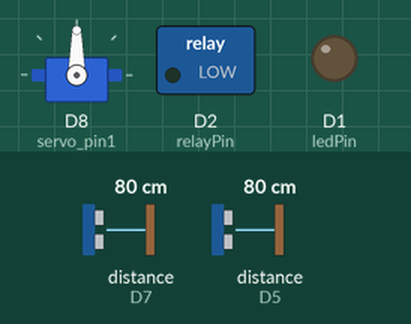
Bench run of a sketch on a simulated ESP8266 (NodeMCU). On the bench: servo, switched loads named in the sketch (green lamp = pin HIGH), output pins drawn as LEDs (lit = HIGH). Wiring (inferred from the names in the program): ultrasonic range finder: trigger D4; echo D5. The inputs (shaded band) are chosen by the test bench; at power-on: distance to the obstacle (sensors on D7, D5) 80 cm. The echo pulse lasts 58.3 µs per cm; WiFi joins after 1.5 s; servers stay silent unless stated; pins used as bus, display or sensor lines are not drawn; what the sketch prints to the serial monitor is not drawn.

Above: at 2.7 s.
2.8 s: distance to the obstacle (sensor on D7) set to 19 cm
13.0 s: distance to the obstacle (sensor on D7) set to 15 cm
At 25.2 s:
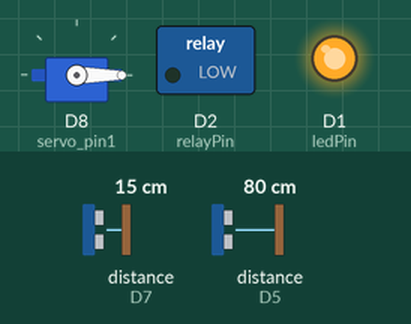
26.2 s: distance to the obstacle (sensor on D7) set to 13 cm
39.1 s: distance to the obstacle (sensor on D7) set to 10 cm
At 51.8 s:
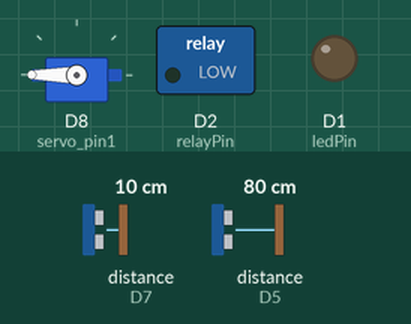
52.6 s: distance to the obstacle (sensor on D7) set to 18 cm
At 65.5 s:
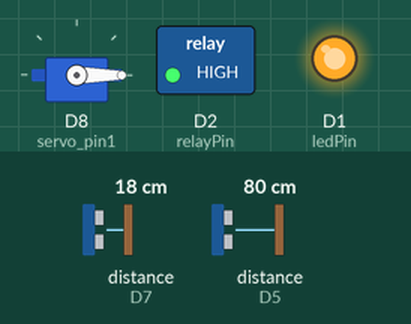
65.8 s: distance to the obstacle (sensor on D7) set to 2 cm
At 78.4 s:
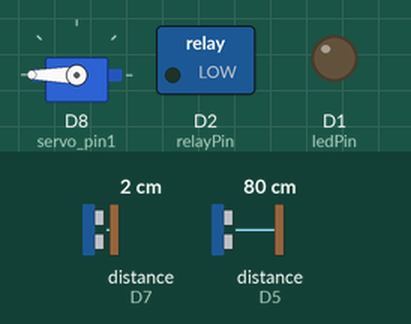
Timing chart, 0 to 79.9 s (numbered marks = the images above; inputs shaded):
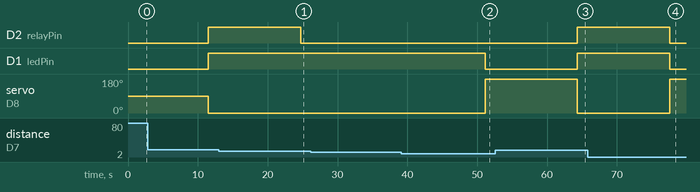

The sketch:

finalcode.ino
```cpp
#include <Servo.h>
#include <ESP8266WiFi.h>
#include <WiFiClient.h>
#include <ThingSpeak.h>


// ThingSpeak variables
String apiKey = "ZKXYM7NIKA9U1UUB";
const char* ssid = "";
const char* pass = "";
const char* server = "api.thingspeak.com";


// Servo variables
const int relayPin =D2; // the digital pin connected to the relay module
const int ledPin = D1; // the digital pin connected to the LED
const int servo_pin1 =D8;

Servo servo;                // Create a servo object


// Ultrasonic sensor variables
const int trigPin1 = D4;
const int echoPin1 = D5;
const int trigPin2 = D6;
const int echoPin2 = D7;
long duration, distance, st1, st2, cntr = 0,pos=0;
WiFiClient client;

void setup() {
  // Servo setup

  pinMode(ledPin, OUTPUT); // set the LED pin as an output
  Serial.begin(9600); // Starts the serial communication
  pinMode(relayPin, OUTPUT); // set the relay pin as an output
  servo.attach(servo_pin1); // Set up the servo
  pinMode(trigPin1, OUTPUT);
  pinMode(echoPin1, INPUT);
  pinMode(trigPin2, OUTPUT);
  pinMode(echoPin2, INPUT);

  // ThingSpeak setup
  Serial.println("Connecting to ");
  Serial.println(ssid);
  WiFi.begin(ssid, pass);
  while (WiFi.status() != WL_CONNECTED) {
    delay(500);
    Serial.print(".");
  }
  Serial.println("");
  Serial.println("WiFi connected");
  Serial.println(".................");
}

void loop() {
  // Ultrasonic sensor readings
  SonarSensor(trigPin1, echoPin1);
  st1 = distance;
  SonarSensor(trigPin2, echoPin2);
  st2 = distance;

    // pump control based on sensor readings
  if (st2 >= 5 && st2 <= 10) {
   digitalWrite(relayPin, LOW); // turn the relay ON

  }
    else if ( st2 > 10) {
    digitalWrite(ledPin, LOW); // turn the LED ON
    servo.write(180); // set the servo position to 180 degrees
    digitalWrite(relayPin, LOW);// turn the relay ON

     }
     else{
      digitalWrite(ledPin, HIGH); // turn the LED OFF
      digitalWrite(relayPin, HIGH); // turn the relay OFF
      servo.write(0); // set the servo position to 0 degrees
      }


  cntr++;
  delay(1000);

  // Send data to ThingSpeak every 10 readings
  if (cntr >= 1) {
    if (client.connect(server, 80)) { //  api.thingspeak.com
      String postStr = apiKey;
      postStr += "&field1=";
      postStr += String(st1);
      postStr += "\r\n\r\n";
      postStr += "&field2=";
      postStr += String(st2);
      postStr += "\r\n\r\n";
      postStr +="&field3=";
      postStr += String(st1);
      postStr += "\r\n\r\n";
      client.print("POST /update HTTP/1.1\n");
      client.print("Host: api.thingspeak.com\n");
      client.print("Connection: close\n");
      client.print("X-THINGSPEAKAPIKEY: " + apiKey + "\n");
      client.print("Content-Type: application/x-www-form-urlencoded\n");
      client.print("Content-Length: ");
      client.print(postStr.length());
      client.print("\n\n");
      client.print(postStr);
    }
    client.stop();
    delay(1000);
  }

  // Print sensor readings to serial monitor
  Serial.print(" street1 =  ");
  Serial.print(st1);
  Serial.println("cm");
  Serial.print(" street2 =  ");
  Serial.print(st2);
  Serial.println("cm");
  Serial.println(".................");

  // Wait for a short period of time before reading the sensor again
  delay(1000);

}

// Function to read ultrasonic sensor
void SonarSensor(int trigPin, int echoPin) {
  digitalWrite(trigPin, LOW);
  delayMicroseconds(2);
  digitalWrite(trigPin, HIGH);
  delayMicroseconds(10);
  digitalWrite(trigPin, LOW);
  duration = pulseIn(echoPin, HIGH);
  distance =22-(duration * 0.034 / 2);
  delay(5000);


}
```

Measured:
- the behaviour switches between 18 and 17 cm on distance to the obstacle (sensor on D7) (found by bisection; images 0 and 1)
- the behaviour switches between 12 and 11 cm on distance to the obstacle (sensor on D7) (found by bisection; images 1 and 2)
- after the input at 13.0 s, D2 (relayPin): HIGH → LOW after 11.7 s
- after the input at 26.2 s, every drawn part: stays the same
- after the input at 39.1 s, D1 (ledPin): HIGH → LOW after 12.0 s; servo on D8 (servo_pin1): 0° → 180° after 12.0 s
- after the input at 52.6 s, D2 (relayPin), D1 (ledPin): LOW → HIGH after 11.7 s; servo on D8 (servo_pin1): 180° → 0° after 11.7 s
- after the input at 65.8 s, D2 (relayPin), D1 (ledPin): HIGH → LOW after 11.7 s; servo on D8 (servo_pin1): 0° → 180° after 11.7 s
